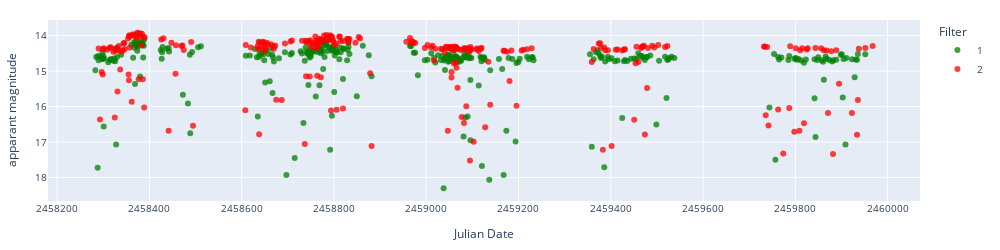
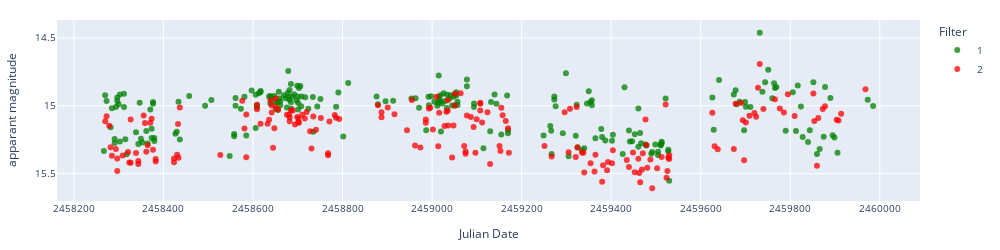
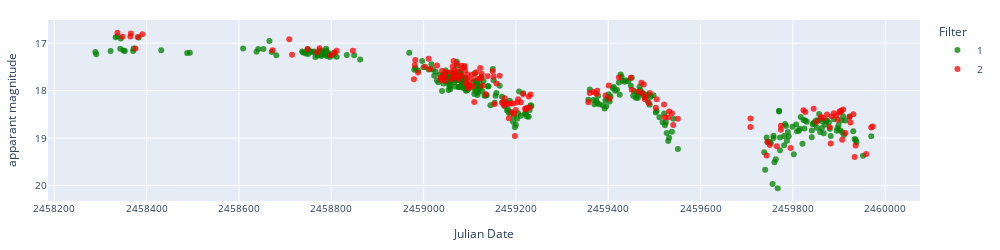
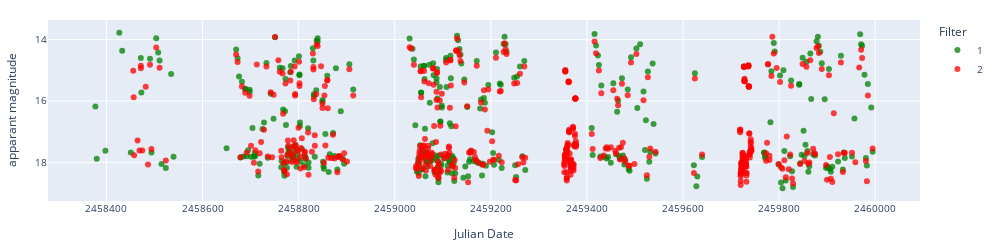

The code cell stored with these charts, in order, in its notebook:
### Markdown cell above
### Test some features

### Code cell
from scipy.signal import find_peaks
from scipy.stats import linregress
import numpy as np

# objlist = ['ZTF18aanwrti','ZTF18abmaqoi','ZTF18aabfcyi','ZTF18aakvuwy','ZTF18abajshu','ZTF20abgbxco','ZTF21abhrevv',
#            'ZTF18aagrgoe','ZTF18abchhxd']

for obj in objlist:
    type = df_ZTF_CVs[df_ZTF_CVs['Xmatch_obj']==obj]['Type'].iloc[0]
    print(obj, type)

    # Load and process lasair light curve
    lc_test = load_lasair_lc(oid=obj, path=f'../lightcurves_dataset/lasair_{date}')
    lc_appmag_test = lasair_clean(lc_test, limit=25, magerrlim=1)

    # Create a copy of the light curve
    lc = lc_appmag_test.copy()

     # Display light curve. Reversed or True for auto range.
    display_lightcurve(lc,x='jd',y='dc_mag',errorCol=errCollasair2, autorange='reversed')

    # Split light curve into g and r filters
    lc_g = lc[lc['fid']==1]
    lc_r = lc[lc['fid']==2]

    standstill_finder(lc_g, pnt_threshold=20, window_size=10)
    peak_definer(lc_g, height=None, threshold=None, distance=None, prominence=(2,5))

### Figure 1 — Plotly figure (JSON) as saved in the notebook; plotly's stock layout.template omitted (floating-point values rounded to 4 significant figures; data arrays with more than 128 entries replaced by an {"elided": "..."} marker saying what was removed)
{"data": [{"hovertemplate": "Filter=1<br>Julian Date=%{x}<br>apparant magnitude=%{y}<extra></extra>", "legendgroup": "1", "marker": {"color": "green", "opacity": 0.75, "symbol": "circle"}, "mode": "markers", "name": "1", "orientation": "v", "showlegend": true, "type": "scatter", "x": {"elided": "309 float values"}, "xaxis": "x", "y": {"elided": "309 float values"}, "yaxis": "y"}, {"hovertemplate": "Filter=2<br>Julian Date=%{x}<br>apparant magnitude=%{y}<extra></extra>", "legendgroup": "2", "marker": {"color": "red", "opacity": 0.75, "symbol": "circle"}, "mode": "markers", "name": "2", "orientation": "v", "showlegend": true, "type": "scatter", "x": {"elided": "276 float values"}, "xaxis": "x", "y": {"elided": "276 float values"}, "yaxis": "y"}], "layout": {"font": {"size": 10}, "height": 250, "legend": {"title": {"text": "Filter"}, "tracegroupgap": 0}, "margin": {"b": 20, "l": 20, "r": 20, "t": 20}, "width": 1000, "xaxis": {"anchor": "y", "domain": [0, 1], "tickformat": "float", "title": {"text": "Julian Date"}}, "yaxis": {"anchor": "x", "autorange": "reversed", "domain": [0, 1], "title": {"text": "apparant magnitude"}}}}

### Figure 2 — Plotly figure (JSON) as saved in the notebook; plotly's stock layout.template omitted (floating-point values rounded to 4 significant figures; data arrays with more than 128 entries replaced by an {"elided": "..."} marker saying what was removed)
{"data": [{"hovertemplate": "Filter=1<br>Julian Date=%{x}<br>apparant magnitude=%{y}<extra></extra>", "legendgroup": "1", "marker": {"color": "green", "opacity": 0.75, "symbol": "circle"}, "mode": "markers", "name": "1", "orientation": "v", "showlegend": true, "type": "scatter", "x": {"elided": "235 float values"}, "xaxis": "x", "y": {"elided": "235 float values"}, "yaxis": "y"}, {"hovertemplate": "Filter=2<br>Julian Date=%{x}<br>apparant magnitude=%{y}<extra></extra>", "legendgroup": "2", "marker": {"color": "red", "opacity": 0.75, "symbol": "circle"}, "mode": "markers", "name": "2", "orientation": "v", "showlegend": true, "type": "scatter", "x": {"elided": "194 float values"}, "xaxis": "x", "y": {"elided": "194 float values"}, "yaxis": "y"}], "layout": {"font": {"size": 10}, "height": 250, "legend": {"title": {"text": "Filter"}, "tracegroupgap": 0}, "margin": {"b": 20, "l": 20, "r": 20, "t": 20}, "width": 1000, "xaxis": {"anchor": "y", "domain": [0, 1], "tickformat": "float", "title": {"text": "Julian Date"}}, "yaxis": {"anchor": "x", "autorange": "reversed", "domain": [0, 1], "title": {"text": "apparant magnitude"}}}}

### Figure 3 — Plotly figure (JSON) as saved in the notebook; plotly's stock layout.template omitted (floating-point values rounded to 4 significant figures; data arrays with more than 128 entries replaced by an {"elided": "..."} marker saying what was removed)
{"data": [{"hovertemplate": "Filter=1<br>Julian Date=%{x}<br>apparant magnitude=%{y}<extra></extra>", "legendgroup": "1", "marker": {"color": "green", "opacity": 0.75, "symbol": "circle"}, "mode": "markers", "name": "1", "orientation": "v", "showlegend": true, "type": "scatter", "x": {"elided": "318 float values"}, "xaxis": "x", "y": {"elided": "318 float values"}, "yaxis": "y"}, {"hovertemplate": "Filter=2<br>Julian Date=%{x}<br>apparant magnitude=%{y}<extra></extra>", "legendgroup": "2", "marker": {"color": "red", "opacity": 0.75, "symbol": "circle"}, "mode": "markers", "name": "2", "orientation": "v", "showlegend": true, "type": "scatter", "x": {"elided": "161 float values"}, "xaxis": "x", "y": {"elided": "161 float values"}, "yaxis": "y"}], "layout": {"font": {"size": 10}, "height": 250, "legend": {"title": {"text": "Filter"}, "tracegroupgap": 0}, "margin": {"b": 20, "l": 20, "r": 20, "t": 20}, "width": 1000, "xaxis": {"anchor": "y", "domain": [0, 1], "tickformat": "float", "title": {"text": "Julian Date"}}, "yaxis": {"anchor": "x", "autorange": "reversed", "domain": [0, 1], "title": {"text": "apparant magnitude"}}}}

### Figure 4 — Plotly figure (JSON) as saved in the notebook; plotly's stock layout.template omitted (floating-point values rounded to 4 significant figures; data arrays with more than 128 entries replaced by an {"elided": "..."} marker saying what was removed)
{"data": [{"hovertemplate": "Filter=1<br>Julian Date=%{x}<br>apparant magnitude=%{y}<extra></extra>", "legendgroup": "1", "marker": {"color": "green", "opacity": 0.75, "symbol": "circle"}, "mode": "markers", "name": "1", "orientation": "v", "showlegend": true, "type": "scatter", "x": {"elided": "362 float values"}, "xaxis": "x", "y": {"elided": "362 float values"}, "yaxis": "y"}, {"hovertemplate": "Filter=2<br>Julian Date=%{x}<br>apparant magnitude=%{y}<extra></extra>", "legendgroup": "2", "marker": {"color": "red", "opacity": 0.75, "symbol": "circle"}, "mode": "markers", "name": "2", "orientation": "v", "showlegend": true, "type": "scatter", "x": {"elided": "503 float values"}, "xaxis": "x", "y": {"elided": "503 float values"}, "yaxis": "y"}], "layout": {"font": {"size": 10}, "height": 250, "legend": {"title": {"text": "Filter"}, "tracegroupgap": 0}, "margin": {"b": 20, "l": 20, "r": 20, "t": 20}, "width": 1000, "xaxis": {"anchor": "y", "domain": [0, 1], "tickformat": "float", "title": {"text": "Julian Date"}}, "yaxis": {"anchor": "x", "autorange": "reversed", "domain": [0, 1], "title": {"text": "apparant magnitude"}}}}
